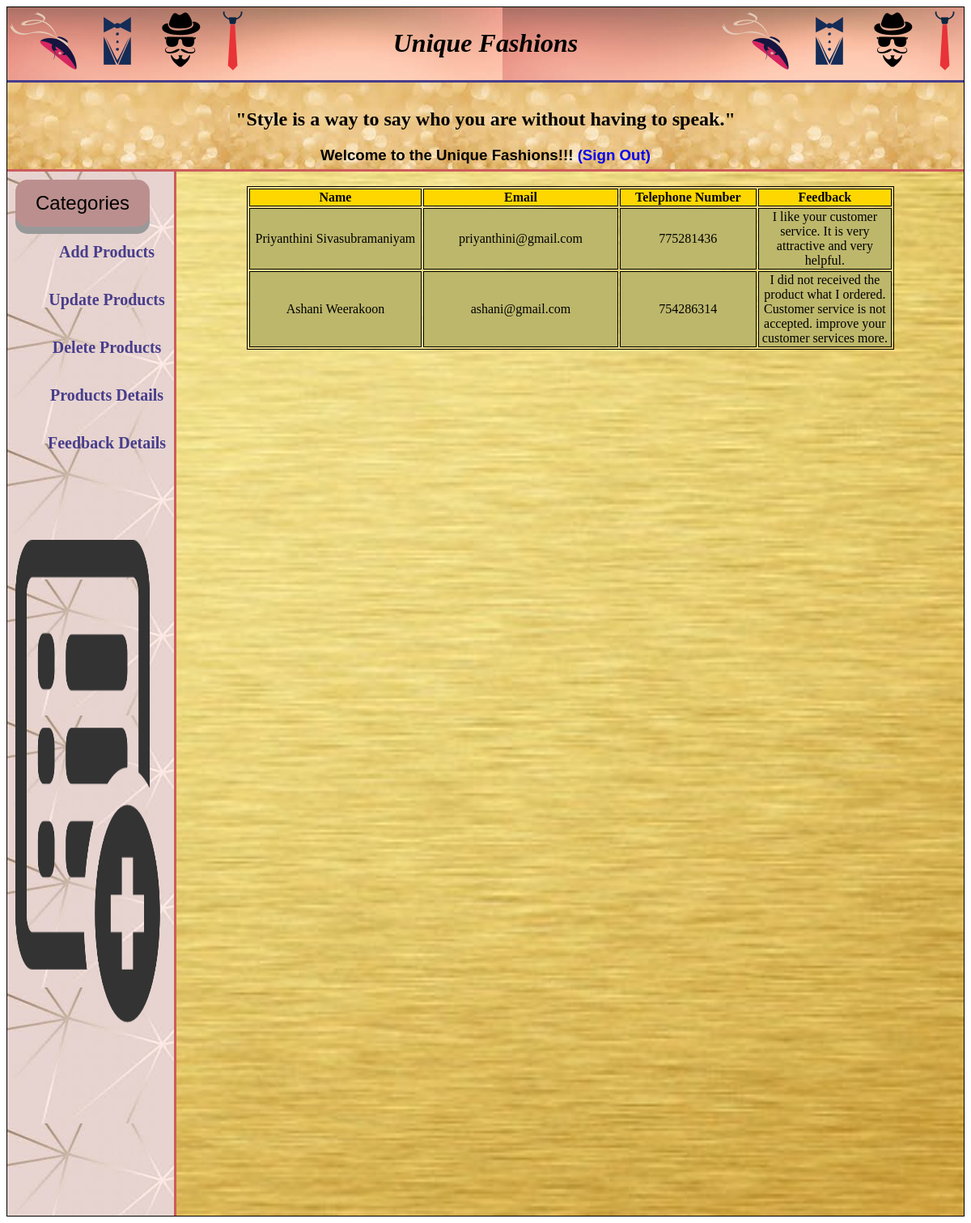
Screenshot of /Feedbackview.php with the database file from the repository.
### tables this page shows
CREATE TABLE `contact` (
  `UserName` varchar(100) NOT NULL,
  `Email` varchar(100) NOT NULL,
  `Telephone` int(15) NOT NULL,
  `Comment` varchar(500) NOT NULL
);

### Feedbackview.php (the view, shortened to what this page needs)
<!DOCTYPE HTML>
<html>
	<head>
		<link href="./styles/mainstyle.css" rel="stylesheet" type="text/css" >
		<link href="./styles/style.css" rel="stylesheet" type="text/css" >
	</head>
	<body>
		<div class="container">
			<div class="header" style="background-image:url(Images/f2.jpg)";>
				<h1>Unique Fashions</h1>
				<img class="img" src="Images/fashion.png">
				<img class="img1" src="Images/fashion.png">
			</div>
			<div class="nav" style="background-image:url(Images/f1.jpg)";>
				<h2>"Style is a way to say who you are without having to speak."</h2>
				<h3>Welcome to the Unique Fashions!!! <a href="Admin index.php" style="text-decoration: none";>(Sign Out)</a></h3>
			</div>
			<div class="lnav" style="background-image:url(Images/f4.jpg)";>
				<button class="button">Categories</button>
				<ul>
					<li>
						<a href="Admin Page.php">Add Products</a>
					</li><br><br><br>
					<li>
						<a href="Update.php">Update Products</a>
					</li><br><br><br>
					<li>
						<a href="Delete.php">Delete Products</a>
					</li><br><br><br>
					<li>
						<a href="Details.php">Products Details</a>
					</li><br><br><br>
					<li>
						<a href="Details.php">Feedback Details</a>
					</li><br><br><br>
				</ul>
				<br><br><br>
				<img class="img2" src="Images/details.png">
			</div>
			<div class="cont" style="background-image:url(Images/f5.jpg);background-size:cover";>
				<br>
				<?php
					require "connect.php";
						$result = mysqli_query($conn,"SELECT * FROM contact;");
							echo "<table align='center'>
							<tr>
								<th bgcolor='gold'>Name</th>
								<th bgcolor='gold'>Email</th>
								<th bgcolor='gold'>Telephone Number</th>
                                <th bgcolor='gold'>Feedback</th>
							</tr>";
						while ($row = mysqli_fetch_array($result)) {
							echo "<tr>
								<td align='center' bgcolor='#BDB76B'>{$row['UserName']}</td>
								<td align='center' bgcolor='#BDB76B'>{$row['Email']}</td>
								<td align='center' bgcolor='#BDB76B'>{$row['Telephone']}</td>
								<td align='center' bgcolor='#BDB76B'>{$row['Comment']}</td>
							</tr>";
							}
							echo "</table>";
				?>
						</div>
		</div>
    </body>
</html>

### styles/mainstyle.css (style rules this page uses)
.container { margin-left: auto; margin-right: auto; border-style: solid; border-width: 1px; border-color: black; }
.header { font-family: Georgia; font-style: italic; padding: 5px; color: black; background-color: #D2691E; clear: left; text-align: center; border-bottom: 3px solid #483D8B; }
.button { display: inline-block; padding: 15px 25px; font-size: 24px; cursor: pointer; text-align: center; text-decoration: none; outline: none; color: black; background-color: #BC8F8F; border: none; border-radius: 15px; box-shadow: 0 9px #999; }
.img { position: absolute; left: 10px; top: 0px; height: 100px; }
.img1 { position: absolute; right: 10px; top: 0px; height: 100px; }
.img2 { left: 5px; top: 0px; width:180px; height: 600px; z-index = 4; }
.nav { font-family:arial; width: 100%; height:110px; padding-top: 12px; text-align: center; background-color:#D2B48C; border-bottom: 3px solid #CD5C5C; background-image:url('Images/f1.jpg'); }
.lnav { float:left; margin:0; padding:10px; text-decoration:underline; background-color: #F5DEB3; min-width:15%; height:1290px; font-weight:bold; border-right: 3px solid #CD5C5C; }
.lnav ul { max-width: 800px; margin: 0em auto; text-align:center; padding-top: 20px; }
.lnav ul li { display: inline-block; width: auto; }
.lnav ul:after { content: ''; width: 100%; display: inline-block; }
.lnav ul li a { text-decoration: none; color: #483D8B; font-size: 20px; }
* { -webkit-box-sizing: border-box; -moz-box-sizing:border-box; box-sizing: border-box; }
.cont { margin-left: auto; margin-right: auto; min-width:100%; height :1290px; background-color:#F5F5DC; }
h2 { font-family:Agency FB; }

### Feedbackview.php (style rules this page uses)
table, th, td { border: 0.1px solid black; width:800px; }

### rows the page displays
contact: UserName "Priyanthini Sivasubramaniyam", Email "priyanthini@gmail.com", Telephone "775281436", Comment "I like your customer service. It is very attractive and very helpful."
contact: UserName "Ashani Weerakoon", Email "ashani@gmail.com", Telephone "754286314", Comment "I did not received the product what I ordered. Customer service is not accepted. improve your customer services more."
